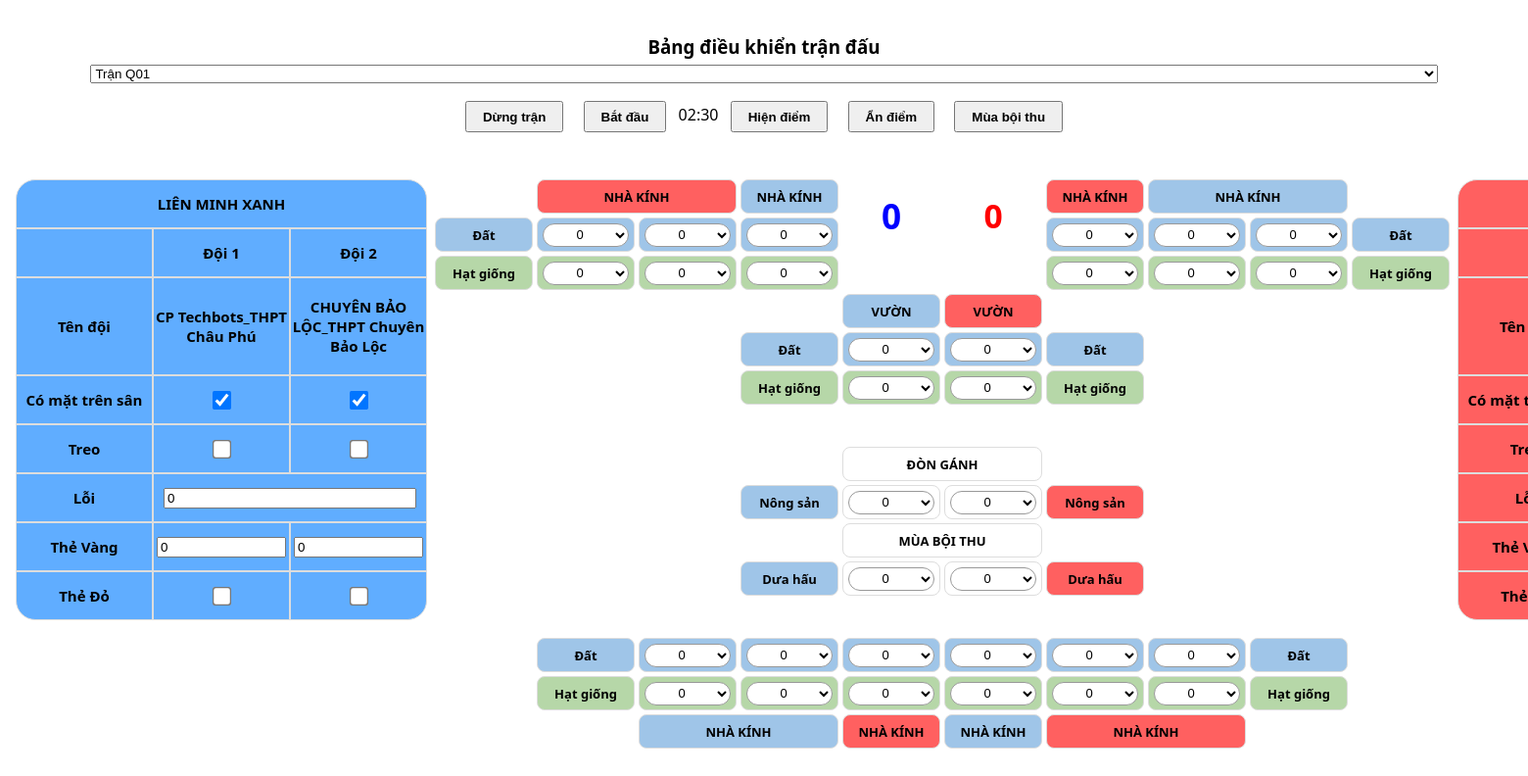
The page / on the database its author committed.
### app.py (models this page shows)
class Schedule(db.Model):
    id = db.Column(db.Integer, primary_key=True)
    matchNumber = db.Column(db.String(10))
    blueTeam1 = db.Column(db.String(64))
    blueTeam2 = db.Column(db.String(64))
    redTeam1 = db.Column(db.String(64))
    redTeam2 = db.Column(db.String(64))
    field = db.Column(db.Integer)
    round = db.Column(db.Integer)
    def to_dict(self):
        return {
            'id': self.id,
            'matchNumber': self.matchNumber,
            'blueTeam1': self.blueTeam1,
            'blueTeam2': self.blueTeam2,
            'redTeam1': self.redTeam1,
            'redTeam2': self.redTeam2,
            'field': self.field,
            'round': self.round
        }

### app.py (the view)
@app.route('/')
def index():
    return match_control_field('field-one')

### templates/match_control.html (shortened to what this page needs)
<!DOCTYPE html>
<html lang="vi">
<head>
</head>
<body>
  <div class="match-controls">
    <h3>Bảng điều khiển trận đấu
      <select id="matchNumber">
        {% if all_matches %}
          {% set default_selected_match_number = match.matchNumber if match.matchNumber else all_matches[0].matchNumber %}
          {% for m in all_matches %}
            <option value="{{ m.matchNumber }}" {% if m.matchNumber == default_selected_match_number %}selected{% endif %}>
              Trận {{ m.matchNumber }}
            </option>
          {% endfor %}
        {% else %}
          <option value="">-- Không có trận đấu --</option>
        {% endif %}
      </select>
    </h3>
    <button id="toggleStopBtn">Dừng trận</button>
    <button id="startBtn">Bắt đầu</button>
    <span id="countdown">02:30</span>
    <button id="showScore" onclick="saveTempScore()">Hiện điểm</button>
    <button id="hideScore" onclick="socket.emit('hide_score_request', {field_id: FIELD_ID})">Ẩn điểm</button>
    <button id="bumperButton" onclick="bumper()">Mùa bội thu</button>
  </div>
  <div class="overall-layout">
    <div class="field-grid-alliance">
        <div class="cell-al blue-2" style="grid-column: 1 / 4; grid-row: 1; border-top-right-radius: 20px; border-top-left-radius: 20px;">LIÊN MINH XANH</div>
        <div class="cell-al blue-2" style="grid-column: 1; grid-row: 2"></div>
        <div class="cell-al blue-2" style="grid-column: 2; grid-row: 2">Đội 1</div>
        <div class="cell-al blue-2" style="grid-column: 3; grid-row: 2">Đội 2</div>
        <div class="cell-al blue-2" style="grid-column: 1; grid-row: 3 / 5">Tên đội</div>
        <div class="cell-al blue-2" style="grid-column: 2; grid-row: 3 / 5" id="blueTeam1">{{ match.blueTeam1 }}</div>
        <div class="cell-al blue-2" style="grid-column: 3; grid-row: 3 / 5" id="blueTeam2">{{ match.blueTeam2 }}</div>
        <div class="cell-al blue-2" style="grid-column: 1; grid-row: 5">Có mặt trên sân</div>
        <div class="cell-al blue-2" style="grid-column: 2; grid-row: 5"><input type="checkbox" checked id="blue1Show"></div>
        <div class="cell-al blue-2" style="grid-column: 3; grid-row: 5"><input type="checkbox" checked id="blue2Show"></div>
        <div class="cell-al blue-2" style="grid-column: 1; grid-row: 6">Treo</div>
        <div class="cell-al blue-2" style="grid-column: 2; grid-row: 6"><input type="checkbox" id="blue1Hang"></div>
        <div class="cell-al blue-2" style="grid-column: 3; grid-row: 6"><input type="checkbox" id="blue2Hang"></div>
        <div class="cell-al blue-2" style="grid-column: 1; grid-row: 7">Lỗi</div>
        <div class="cell-al blue-2" style="grid-column: 2 / 4; grid-row: 7"><input type="number" id="blueFouls" min="0" value="0"></div>
        <div class="cell-al blue-2" style="grid-column: 1; grid-row: 8">Thẻ Vàng</div>
        <div class="cell-al blue-2" style="grid-column: 2; grid-row: 8"><input type="number" id="blue1YellowCard" min="0" value="0"></div>
        <div class="cell-al blue-2" style="grid-column: 3; grid-row: 8"><input type="number" id="blue2YellowCard" min="0" value="0"></div>
        <div class="cell-al blue-2" style="grid-column: 1; grid-row: 9; border-bottom-left-radius: 20px;">Thẻ Đỏ</div>
        <div class="cell-al blue-2" style="grid-column: 2; grid-row: 9"><input type="checkbox" id="blue1RedCard"></div>
        <div class="cell-al blue-2" style="grid-column: 3; grid-row: 9; border-bottom-right-radius: 20px;"><input type="checkbox" id="blue2RedCard"></div>
      </div>
    <div>
      <div class="field-grid">
        <div class="cell red title" style="grid-column: 2 / span 2; grid-row: 1">NHÀ KÍNH</div>
        <div class="cell blue title" style="grid-column: 4; grid-row: 1">NHÀ KÍNH</div>
        <div class="cell score-display" id="blueScore"
             style="grid-column: 5; grid-row: 1 / span 2; color: blue; font-size: 2.2rem; font-weight: bold; border: none;">
          0
        </div>
        <div class="cell score-display" id="redScore"
             style="grid-column: 6; grid-row: 1 / span 2; color: red; font-size: 2.1rem; font-weight: bold; border: none;">
          0
        </div>
        <div class="cell red title" style="grid-column: 7; grid-row: 1">NHÀ KÍNH</div>
        <div class="cell blue title" style="grid-column: 8 / span 2; grid-row: 1">NHÀ KÍNH</div>
        <div class="cell blue title" style="grid-column: 1; grid-row: 2">Đất</div>
        <div class="cell green title" style="grid-column: 1; grid-row: 3">Hạt giống</div>
        <div class="cell blue" style="grid-column: 2; grid-row: 2">
          <select id="GHRed1_Dirt">
            <option value="0">0</option>
          </select>
        </div>
        <div class="cell blue" style="grid-column: 3; grid-row: 2">
          <select id="GHRed2_Dirt">
            <option value="0">0</option>
          </select>
        </div>
        <div class="cell blue" style="grid-column: 4; grid-row: 2">
          <select id="GHBlue1_Dirt">
            <option value="0">0</option>
          </select>
        </div>
        <div class="cell blue" style="grid-column: 7; grid-row: 2">
          <select id="GHRed3_Dirt">
            <option value="0">0</option>
          </select>
        </div>
        <div class="cell blue" style="grid-column: 8; grid-row: 2">
          <select id="GHBlue2_Dirt">
            <option value="0">0</option>
          </select>
        </div>
        <div class="cell blue" style="grid-column: 9; grid-row: 2">
          <select id="GHBlue3_Dirt">
            <option value="0">0</option>
          </select>
        </div>
        <div class="cell green" style="grid-column: 2; grid-row: 3">
          <select id="GHRed1_Seed">
            <option value="0">0</option>
          </select>
        </div>
        <div class="cell green" style="grid-column: 3; grid-row: 3">
          <select id="GHRed2_Seed">
            <option value="0">0</option>
          </select>
        </div>
        <div class="cell green" style="grid-column: 4; grid-row: 3">
          <select id="GHBlue1_Seed">
            <option value="0">0</option>
          </select>
        </div>
        <div class="cell green" style="grid-column: 7; grid-row: 3">
          <select id="GHRed3_Seed">
            <option value="0">0</option>
          </select>
        </div>
        <div class="cell green" style="grid-column: 8; grid-row: 3">
          <select id="GHBlue2_Seed">
            <option value="0">0</option>
          </select>
        </div>
        <div class="cell green" style="grid-column: 9; grid-row: 3">
          <select id="GHBlue3_Seed">
            <option value="0">0</option>
          </select>
        </div>
        <div class="cell blue title" style="grid-column: 10; grid-row: 2">Đất</div>
        <div class="cell green title" style="grid-column: 10; grid-row: 3">Hạt giống</div>
        <div class="cell blue title" style="grid-column: 5; grid-row: 4">VƯỜN</div>
        <div class="cell red title" style="grid-column: 6; grid-row: 4">VƯỜN</div>
        <div class="cell blue" style="grid-column: 5; grid-row: 5">
          <select id="blueGardenDirt">
            <option value="0">0</option>
          </select>
        </div>
        <div class="cell blue" style="grid-column: 6; grid-row: 5">
          <select id="redGardenDirt">
            <option value="0">0</option>
          </select>
        </div>
        <div class="cell green" style="grid-column: 5; grid-row: 6">
          <select id="blueGardenSeed">
            <option value="0">0</option>
          </select>
        </div>
        <div class="cell green" style="grid-column: 6; grid-row: 6">
          <select id="redGardenSeed">
            <option value="0">0</option>
          </select>
        </div>
        <div class="cell blue title" style="grid-column: 4; grid-row: 5">Đất</div>
        <div class="cell green title" style="grid-column: 4; grid-row: 6">Hạt giống</div>
        <div class="cell blue title" style="grid-column: 7; grid-row: 5">Đất</div>
        <div class="cell green title" style="grid-column: 7; grid-row: 6">Hạt giống</div>
        <div class="cell title" style="grid-column: 5 / span 2; grid-row: 8">ĐÒN GÁNH</div>
        <div class="cell blue title" style="grid-column: 4; grid-row: 9">Nông sản</div>
        <div class="cell" style="grid-column: 5; grid-row: 9">
          <select id="blueHarvest">
            <option value="0">0</option>
          </select>
        </div>
        <div class="cell" style="grid-column: 6; grid-row: 9">
          <select id="redHarvest">
            <option value="0">0</option>
          </select>
        </div>
        <div class="cell red title" style="grid-column: 7; grid-row: 9">Nông sản</div>
        <div class="cell title" style="grid-column: 5 / span 2; grid-row: 10">MÙA BỘI THU</div>
        <div class="cell blue title" style="grid-column: 4; grid-row: 11">Dưa hấu</div>
        <div class="cell" style="grid-column: 5; grid-row: 11">
          <select id="blueBumperCrop">
            <option value="0">0</option>
          </select>
        </div>
        <div class="cell" style="grid-column: 6; grid-row: 11">
          <select id="redBumperCrop">
            <option value="0">0</option>
          </select>
        </div>
        <div class="cell red title" style="grid-column: 7; grid-row: 11">Dưa hấu</div>
        <div class="cell blue title" style="grid-column: 2; grid-row: 13">Đất</div>
        <div class="cell green title" style="grid-column: 2; grid-row: 14">Hạt giống</div>
        <div class="cell blue" style="grid-column: 3; grid-row: 13">
          <select id="GHBlue4_Dirt">
            <option value="0">0</option>
          </select>
        </div>
        <div class="cell blue" style="grid-column: 4; grid-row: 13">
          <select id="GHBlue5_Dirt">
            <option value="0">0</option>
          </select>
        </div>
        <div class="cell blue" style="grid-column: 5; grid-row: 13">
          <select id="GHRed4_Dirt">
            <option value="0">0</option>
          </select>
        </div>
        <div class="cell blue" style="grid-column: 6; grid-row: 13">
          <select id="GHBlue6_Dirt">
            <option value="0">0</option>
          </select>
        </div>
        <div class="cell blue" style="grid-column: 7; grid-row: 13">
          <select id="GHRed5_Dirt">
            <option value="0">0</option>
          </select>
        </div>
        <div class="cell blue" style="grid-column: 8; grid-row: 13">
          <select id="GHRed6_Dirt">
            <option value="0">0</option>
          </select>
        </div>
        <div class="cell green" style="grid-column: 3; grid-row: 14">
          <select id="GHBlue4_Seed">
            <option value="0">0</option>
          </select>
        </div>
        <div class="cell green" style="grid-column: 4; grid-row: 14">
          <select id="GHBlue5_Seed">
            <option value="0">0</option>
          </select>
        </div>
        <div class="cell green" style="grid-column: 5; grid-row: 14">
          <select id="GHRed4_Seed">
            <option value="0">0</option>
          </select>
        </div>
        <div class="cell green" style="grid-column: 6; grid-row: 14">
          <select id="GHBlue6_Seed">
            <option value="0">0</option>
          </select>
        </div>
        <div class="cell green" style="grid-column: 7; grid-row: 14">
          <select id="GHRed5_Seed">
            <option value="0">0</option>
          </select>
        </div>
        <div class="cell green" style="grid-column: 8; grid-row: 14">
          <select id="GHRed6_Seed">
            <option value="0">0</option>
          </select>
        </div>
        <div class="cell blue title" style="grid-column: 9; grid-row: 13">Đất</div>
        <div class="cell green title" style="grid-column: 9; grid-row: 14">Hạt giống</div>
        <div class="cell blue title" style="grid-column: 3 / span 2; grid-row: 15">NHÀ KÍNH</div>
        <div class="cell red title" style="grid-column: 5; grid-row: 15">NHÀ KÍNH</div>
        <div class="cell blue title" style="grid-column: 6; grid-row: 15">NHÀ KÍNH</div>
        <div class="cell red title" style="grid-column: 7 / span 2; grid-row: 15">NHÀ KÍNH</div>
      </div>
    </div>
    <div>
      <div class="field-grid-alliance">
        <div class="cell-al red" style="grid-column: 1 / 4; grid-row: 1; border-top-right-radius: 20px; border-top-left-radius: 20px;">LIÊN MINH ĐỎ</div>
        <div class="cell-al red" style="grid-column: 1; grid-row: 2"></div>
        <div class="cell-al red" style="grid-column: 1; grid-row: 3 / 5">Tên đội</div>
        <div class="cell-al red" style="grid-column: 1; grid-row: 5">Có mặt trên sân</div>
        <div class="cell-al red" style="grid-column: 1; grid-row: 6">Treo</div>
        <div class="cell-al red" style="grid-column: 1; grid-row: 7">Lỗi</div>
        <div class="cell-al red" style="grid-column: 1; grid-row: 8">Thẻ Vàng</div>
        <div class="cell-al red" style="grid-column: 1; grid-row: 9; border-bottom-left-radius: 20px;">Thẻ Đỏ</div>
      </div>
    </div>
  </div>
</body>
</html>

### templates/match_control.html (style rules this page uses)
body { font-family: 'Segoe UI', sans-serif; background-color: white; margin: 0; padding: 1rem; }
.overall-layout { display: flex; justify-content: space-between; gap: 0.5rem; }
select, input[type="text"], input[type="number"] { width: 90%; }
input[type="checkbox"] { transform: scale(1.5); margin: 0.5rem; }
.match-controls { text-align: center; margin-bottom: 1rem; }
.match-controls button { margin: 0 0.5rem; padding: 0.4rem 1rem; font-weight: bold; }
.field-grid { display: grid; grid-template-columns: repeat(10, 100px); grid-template-rows: repeat(15, 35px); gap: 4px; justify-content: center; margin: 2rem 0 0; flex-grow: 1; }
.field-grid-alliance { display: grid; grid-template-columns: repeat(3, 140px); grid-template-rows: repeat(9, 50px); justify-content: center; margin: 2rem 0 0; box-sizing: border-box; font-weight: bold; }
.cell { display: flex; align-items: center; justify-content: center; border-radius: 8px; font-size: 13px; border: 1px solid #ddd; text-align: center; }
.cell-al { display: flex; align-items: center; justify-content: center; font-size: 15px; border: 1px solid #ddd; text-align: center; }
.cell select { width: 90%; height: 24px; border-radius: 999px; border: 1px solid #999; background-color: white; text-align: center; font-size: 13px; padding: 2px 6px; }
.blue-2 { background-color: #60adff; }
.blue { background-color: #9fc5e8; }
.green { background-color: #b6d7a8; }
.red { background-color: #ff6060; }
.title { font-weight: bold; }

### rows shown on the page
Schedule: blueTeam1 "CP Techbots_THPT Châu Phú", blueTeam2 "CHUYÊN BẢO LỘC_THPT Chuyên Bảo Lộc"
